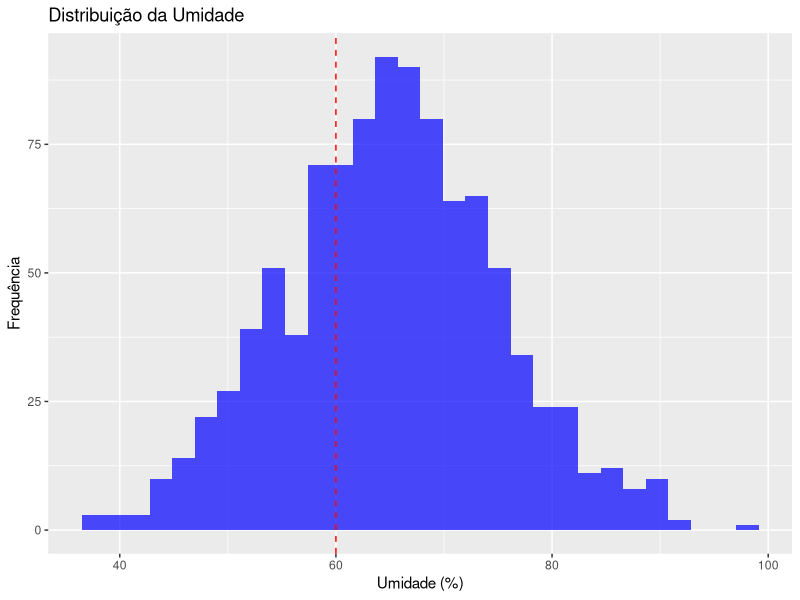
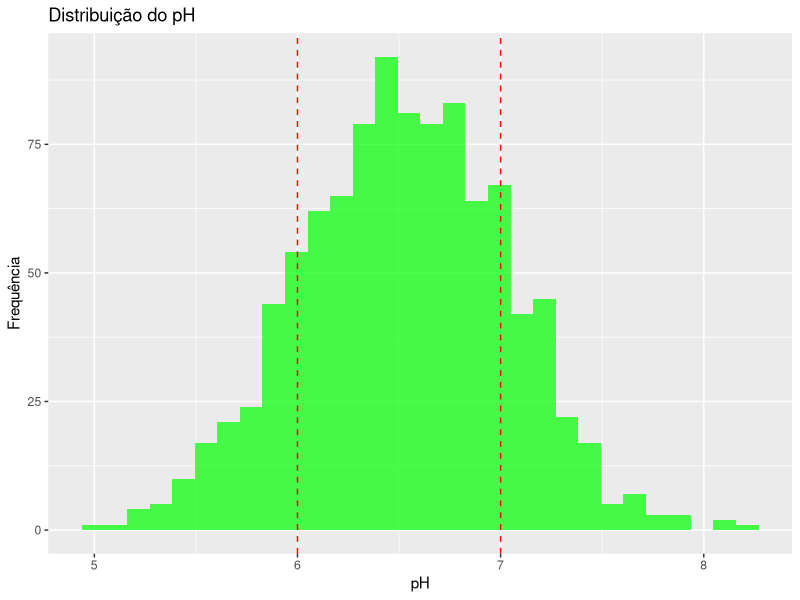
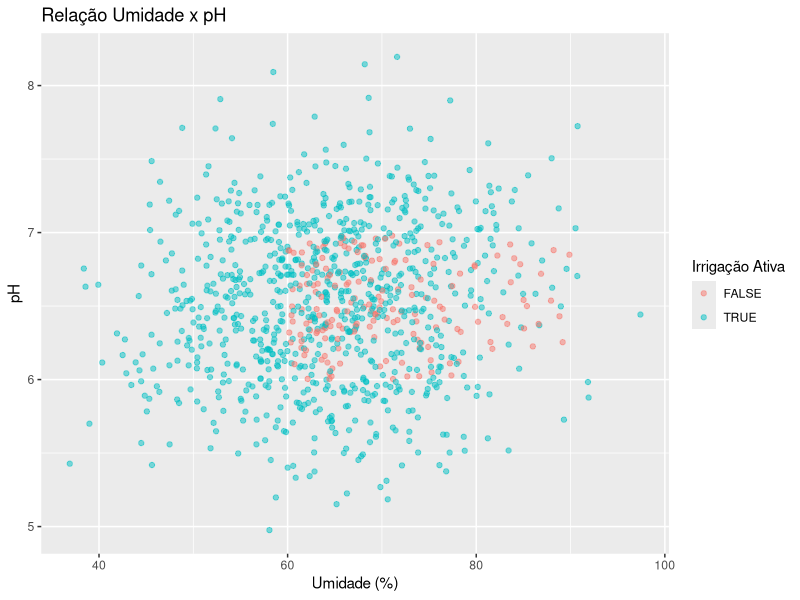

Reproduce these figures in R, in order.
# Análise Estatística do Sistema de Irrigação
# Biblioteca necessárias
library(ggplot2)
library(dplyr)
library(tidyr)

# Simulação de dados coletados (em produção, estes viriam do ESP32)
set.seed(123)
n_amostras <- 1000

# Geração de dados simulados
dados <- data.frame(
  timestamp = Sys.time() + seq(1, n_amostras, 1) * 60,
  umidade = rnorm(n_amostras, mean = 65, sd = 10),
  ph = rnorm(n_amostras, mean = 6.5, sd = 0.5),
  n_presente = sample(c(0,1), n_amostras, replace = TRUE, prob = c(0.3, 0.7)),
  p_presente = sample(c(0,1), n_amostras, replace = TRUE, prob = c(0.3, 0.7)),
  k_presente = sample(c(0,1), n_amostras, replace = TRUE, prob = c(0.3, 0.7)),
  irrigacao_ativa = FALSE
)

# Função para determinar necessidade de irrigação
determinar_irrigacao <- function(umidade, ph, n, p, k) {
  necessita <- FALSE
  
  # Verifica umidade (abaixo de 60%)
  if (umidade < 60) necessita <- TRUE
  
  # Verifica pH (fora do range 6.0-7.0)
  if (ph < 6.0 || ph > 7.0) necessita <- TRUE
  
  # Verifica NPK (ausência de qualquer nutriente)
  if (n == 0 || p == 0 || k == 0) necessita <- TRUE
  
  return(necessita)
}

# Aplica lógica de irrigação
dados$irrigacao_ativa <- mapply(determinar_irrigacao,
                               dados$umidade,
                               dados$ph,
                               dados$n_presente,
                               dados$p_presente,
                               dados$k_presente)

# 1. Análise Descritiva
resumo <- summary(dados[c("umidade", "ph")])
print("=== Análise Descritiva ===")
print(resumo)

# 2. Correlações
cor_matriz <- cor(dados[c("umidade", "ph", "n_presente", "p_presente", "k_presente")])
print("\n=== Matriz de Correlação ===")
print(cor_matriz)

# 3. Análise de Eficiência
eficiencia <- dados %>%
  summarise(
    total_amostras = n(),
    irrigacoes = sum(irrigacao_ativa),
    perc_irrigacao = mean(irrigacao_ativa) * 100
  )

print("\n=== Análise de Eficiência ===")
print(eficiencia)

# 4. Visualizações
# 4.1 Distribuição de Umidade
p1 <- ggplot(dados, aes(x = umidade)) +
  geom_histogram(bins = 30, fill = "blue", alpha = 0.7) +
  geom_vline(xintercept = 60, color = "red", linetype = "dashed") +
  labs(title = "Distribuição da Umidade",
       x = "Umidade (%)",
       y = "Frequência")

# 4.2 Distribuição de pH
p2 <- ggplot(dados, aes(x = ph)) +
  geom_histogram(bins = 30, fill = "green", alpha = 0.7) +
  geom_vline(xintercept = c(6.0, 7.0), color = "red", linetype = "dashed") +
  labs(title = "Distribuição do pH",
       x = "pH",
       y = "Frequência")

# 4.3 Relação Umidade x pH com estado de irrigação
p3 <- ggplot(dados, aes(x = umidade, y = ph, color = irrigacao_ativa)) +
  geom_point(alpha = 0.5) +
  labs(title = "Relação Umidade x pH",
       x = "Umidade (%)",
       y = "pH",
       color = "Irrigação Ativa")

# 5. Análise de Tendências
tendencias <- dados %>%
  mutate(hora = format(timestamp, "%H")) %>%
  group_by(hora) %>%
  summarise(
    media_umidade = mean(umidade),
    media_ph = mean(ph),
    freq_irrigacao = mean(irrigacao_ativa) * 100
  )

print("\n=== Análise de Tendências por Hora ===")
print(tendencias)

# 6. Recomendações baseadas em dados
print("\n=== Recomendações ===")

# Análise de umidade crítica
umidade_critica <- dados %>%
  filter(umidade < 60) %>%
  summarise(
    contagem = n(),
    percentual = n() / n_amostras * 100
  )

# Análise de pH crítico
ph_critico <- dados %>%
  filter(ph < 6.0 | ph > 7.0) %>%
  summarise(
    contagem = n(),
    percentual = n() / n_amostras * 100
  )

# Análise de NPK
npk_analise <- dados %>%
  summarise(
    deficiencia_n = mean(!n_presente) * 100,
    deficiencia_p = mean(!p_presente) * 100,
    deficiencia_k = mean(!k_presente) * 100
  )

print(sprintf("Amostras com umidade crítica: %.1f%%", umidade_critica$percentual))
print(sprintf("Amostras com pH crítico: %.1f%%", ph_critico$percentual))
print("Deficiência de nutrientes (%):")
print(sprintf("N: %.1f%%, P: %.1f%%, K: %.1f%%",
             npk_analise$deficiencia_n,
             npk_analise$deficiencia_p,
             npk_analise$deficiencia_k))

# Salvar gráficos
pdf("analise_irrigacao.pdf")
print(p1)
print(p2)
print(p3)
dev.off()

# Salvar resultados em arquivo
sink("resultados_analise.txt")
print("=== Análise Completa do Sistema de Irrigação ===")
print(Sys.time())
print("\nEstatísticas Descritivas:")
print(resumo)
print("\nMatriz de Correlação:")
print(cor_matriz)
print("\nEficiência do Sistema:")
print(eficiencia)
print("\nTendências por Hora:")
print(tendencias)
sink()